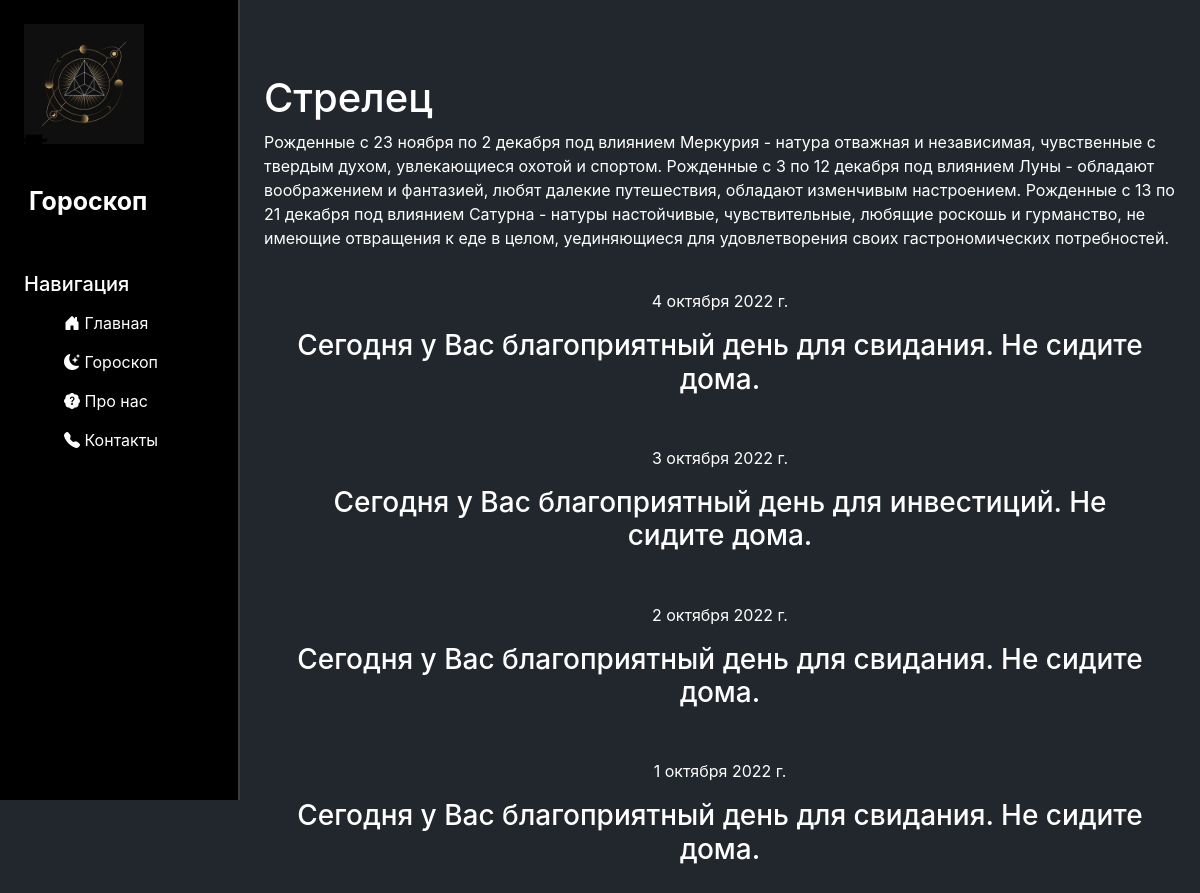
The app's page /zodiac/sagittarius with its own data.
### zodiac/models.py (models this page shows, shortened)
class Horoscope(models.Model):
    sign = models.CharField('Знак зодиака', max_length=20)
    horoscope_text = models.TextField('Гороскоп')
    date = models.DateField('Дата', max_length=15)
    class Meta:
        verbose_name = 'Гороскопы'
        verbose_name_plural = 'Гороскоп'

### zodiac/views.py (the view)
# urls.py: path('sagittarius', views.sagittarius, name='sagittarius'),
def sagittarius(request):
    prediction = Horoscope.objects.all().order_by('-date')
    return render(request, 'zodiac/sagittarius.html', {'prediction': prediction})

### zodiac/templates/zodiac/sagittarius.html (shortened to what this page needs)
{% extends 'main/base.html' %}
{% load static %}
{% block content %}
<div class="zodiacs">
    <h1>Стрелец</h1>
    <body>
        <p>
            Рожденные с 23 ноября по 2 декабря под влиянием Меркурия - натура отважная и независимая, чувственные с
            твердым духом, увлекающиеся охотой и спортом. Рожденные с 3 по 12 декабря под влиянием Луны - обладают
            воображением и фантазией, любят далекие путешествия, обладают изменчивым настроением. Рожденные с 13 по 21
            декабря под влиянием Сатурна - натуры настойчивые, чувствительные, любящие роскошь и гурманство, не имеющие
            отвращения к еде в целом, уединяющиеся для удовлетворения своих гастрономических потребностей.
        </p>
        {% for i in prediction %}
            {% if i.sign == 'Стрелец' %}
                <div class="prediction">
                    <p>{{ i.date }}</p>
                    <h3>{{ i.horoscope_text }}</h3>
                </div>
            {% endif %}
        {% endfor %}
    </body>
</div>
{% endblock %}

### main/static/main/css/main.css (style rules this page uses)
body { background: #21272c; }
main .zodiacs { float: left; padding: 2%; color: white; margin-top: 50px; text-align: left; width: 80%; }
main .prediction { float: left; padding: 2%; color: white; margin-top: 5px; text-align: center; width: 100%; }

### records on screen
Horoscope: date "4 октября 2022 г.", horoscope_text "Сегодня у Вас благоприятный день для свидания. Не сидите дома."
Horoscope: date "3 октября 2022 г.", horoscope_text "Сегодня у Вас благоприятный день для инвестиций. Не сидите дома."
Horoscope: date "2 октября 2022 г.", horoscope_text "Сегодня у Вас благоприятный день для свидания. Не сидите дома."
Horoscope: date "1 октября 2022 г.", horoscope_text "Сегодня у Вас благоприятный день для свидания. Не сидите дома."
